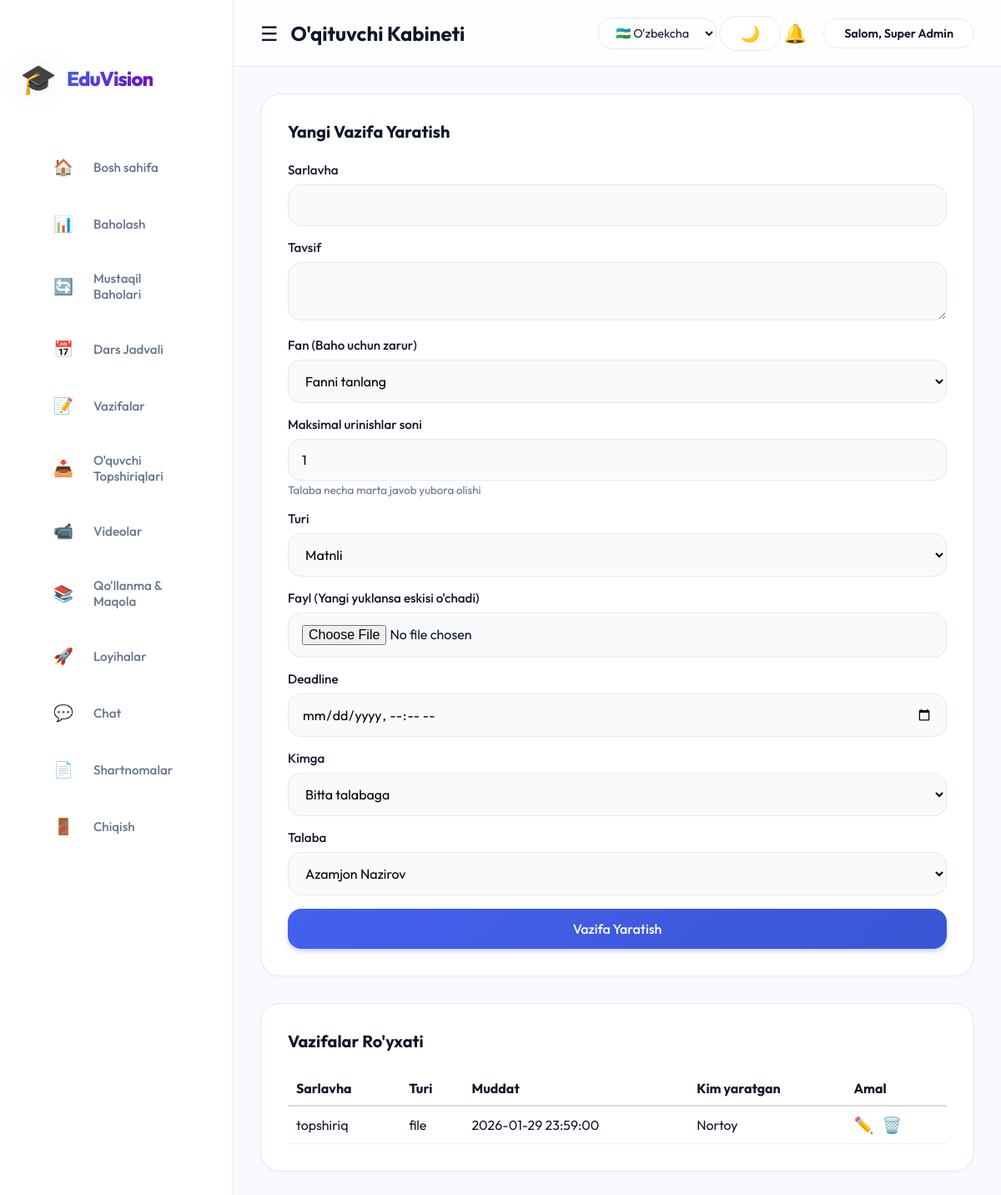
/teacher/tasks.php (signed in), run on the app's committed database.
### tables this page shows
CREATE TABLE `tasks` (
  `id` int(11) NOT NULL,
  `title` varchar(255) NOT NULL,
  `description` text,
  `type` enum('text','image','file') NOT NULL DEFAULT 'text',
  `file_path` varchar(255) DEFAULT NULL,
  `deadline` datetime DEFAULT NULL,
  `created_by` int(11) DEFAULT NULL,
  `created_at` timestamp NULL DEFAULT CURRENT_TIMESTAMP,
  `max_attempts` int(11) DEFAULT '1',
  `subject_id` int(11) DEFAULT NULL
);

CREATE TABLE `users` (
  `id` int(11) NOT NULL,
  `name` varchar(100) NOT NULL,
  `email` varchar(100) NOT NULL,
  `password` varchar(255) NOT NULL,
  `role` enum('admin','student','teacher') NOT NULL,
  `created_at` timestamp NULL DEFAULT CURRENT_TIMESTAMP,
  `status` enum('active','pending') NOT NULL DEFAULT 'pending'
);

### teacher/tasks.php (the view, shortened to what this page needs)
<?php
require '../config/db.php';
$db_error = false;
try {
    $pdo->query("SELECT created_by FROM tasks LIMIT 1");
} catch (PDOException $e) {
    if ($e->getCode() == '42S22') { $db_error = true; }
}
$edit_task = null;
$current_assign = null;
$students = $pdo->query("SELECT * FROM users WHERE role = 'student'")->fetchAll();
if ($db_error) {
    $tasks = $pdo->query("SELECT t.*, 'Admin' as creator_name FROM tasks t ORDER BY t.id DESC")->fetchAll();
} else {
    $tasks = $pdo->query("SELECT t.*, u.name as creator_name FROM tasks t LEFT JOIN users u ON t.created_by = u.id ORDER BY t.id DESC")->fetchAll();
}
?>
<!DOCTYPE html>
<html lang="uz">
<head>
    <link rel="stylesheet" href="../assets/css/style.css">
</head>
<body>
    <?php include ($_SESSION['role'] == 'admin' ? 'sidebar.php' : '../teacher/sidebar.php'); ?>
    <div class="main-content">
        <div class="card">
            <h3><?= $edit_task ? 'Vazifani Tahrirlash' : 'Yangi Vazifa Yaratish' ?></h3>
            <form method="POST" enctype="multipart/form-data">
                <div class="form-group">
                    <label>Sarlavha</label>
                    <input type="text" name="title" class="form-control" value="<?= $edit_task ? htmlspecialchars($edit_task['title']) : '' ?>" required>
                </div>
                <div class="form-group">
                    <label>Tavsif</label>
                    <textarea name="description" class="form-control" required><?= $edit_task ? htmlspecialchars($edit_task['description']) : '' ?></textarea>
                </div>
                <div class="form-group">
                    <label>Fan (Baho uchun zarur)</label>
                    <select name="subject_id" class="form-control" required>
                        <option value="">Fanni tanlang</option>
                    </select>
                </div>
                <div class="form-group">
                    <label>Maksimal urinishlar soni</label>
                    <input type="number" name="max_attempts" class="form-control" value="<?= $edit_task ? $edit_task['max_attempts'] : '1' ?>" min="1" max="10">
                    <small style="color: var(--text-light);">Talaba necha marta javob yubora olishi</small>
                </div>
                <div class="form-group">
                    <label>Turi</label>
                    <select name="type" class="form-control">
                        <option value="text" <?= ($edit_task && $edit_task['type'] == 'text') ? 'selected' : '' ?>>Matnli</option>
                    </select>
                </div>
                <div class="form-group">
                    <label>Fayl (Yangi yuklansa eskisi o'chadi)</label>
                    <input type="file" name="task_file" class="form-control">
                </div>
                <div class="form-group">
                    <label>Deadline</label>
                    <input type="datetime-local" name="deadline" class="form-control" value="<?= $edit_task ? date('Y-m-d\TH:i', strtotime($edit_task['deadline'])) : '' ?>" required>
                </div>
                <div class="form-group">
                    <label>Kimga</label>
                    <select name="assign_type" id="assign_type" class="form-control" onchange="toggleAssign()">
                        <option value="user" <?= ($current_assign && $current_assign['user_id']) ? 'selected' : '' ?>>Bitta talabaga</option>
                    </select>
                </div>
                <div class="form-group" id="user_select_container" style="<?= ($current_assign && $current_assign['group_id']) ? 'display:none;' : '' ?>">
                    <label>Talaba</label>
                    <select name="assign_id_user" id="user_select" class="form-control">
                        <?php foreach ($students as $student): ?>
                            <option value="<?= $student['id'] ?>" <?= ($current_assign && $current_assign['user_id'] == $student['id']) ? 'selected' : '' ?>><?= htmlspecialchars($student['name']) ?></option>
                        <?php endforeach; ?>
                    </select>
                </div>
                <div style="display: flex; gap: 10px;">
                    <button type="submit" name="<?= $edit_task ? 'update_task' : 'create_task' ?>" class="btn">
                        <?= $edit_task ? 'Saqlash' : 'Vazifa Yaratish' ?>
                    </button>
                </div>
            </form>
        </div>
        <div class="card">
            <h3>Vazifalar Ro'yxati</h3>
            <div style="overflow-x: auto;">
                <table style="width: 100%; border-collapse: collapse;">
                    <thead>
                        <tr style="text-align: left; border-bottom: 2px solid #ddd;">
                            <th style="padding: 10px;">Sarlavha</th>
                            <th style="padding: 10px;">Turi</th>
                            <th style="padding: 10px;">Muddat</th>
                            <th style="padding: 10px;">Kim yaratgan</th>
                            <th style="padding: 10px;">Amal</th>
                        </tr>
                    </thead>
                    <tbody>
                        <?php foreach ($tasks as $task): ?>
                            <tr style="border-bottom: 1px solid #eee;">
                                <td style="padding: 10px;"><?= htmlspecialchars($task['title']) ?></td>
                                <td style="padding: 10px;"><?= $task['type'] ?></td>
                                <td style="padding: 10px;"><?= $task['deadline'] ?></td>
                                <td style="padding: 10px;"><?= htmlspecialchars($task['creator_name']) ?></td>
                                <td style="padding: 10px; display: flex; gap: 10px;">
                                    <a href="?edit=<?= $task['id'] ?>" title="Tahrirlash" style="text-decoration: none; font-size: 1.2rem;">✏️</a>
                                    <form method="POST" onsubmit="return confirm('O\'chirilsinmi?');">
                                        <button type="submit" name="delete_task" style="color: red; border: none; background: none; cursor: pointer; font-size: 1.2rem;">🗑️</button>
                                    </form>
                                </td>
                            </tr>
                        <?php endforeach; ?>
                    </tbody>
                </table>
            </div>
        </div>
    </div>
</body>
</html>

### assets/css/style.css (style rules this page uses)
:root { --primary-color: #4361ee; --primary-hover: #3a56d4; --primary-soft: rgba(67, 97, 238, 0.1); --secondary-color: #f8faff; --sidebar-bg: #ffffff; --sidebar-text: #64748b; --sidebar-active: #4361ee; --sidebar-active-bg: rgba(67, 97, 238, 0.08); --text-dark: #0f172a; --text-light: #64748b; --danger: #ef4444; --success: #10b981; --warning: #f59e0b; --white: #ffffff; --border-color: #e2e8f0; --bg-card: #ffffff; --glass-bg: rgba(255, 255, 255, 0.7); --glass-border: rgba(255, 255, 255, 0.3); --shadow-sm: 0 2px 4px rgba(0, 0, 0, 0.02); --shadow-md: 0 10px 15px -3px rgba(0, 0, 0, 0.05); --shadow-lg: 0 20px 25px -5px rgba(0, 0, 0, 0.08); --shadow-premium: 0 20px 40px -10px rgba(67, 97, 238, 0.2); --radius-md: 16px; --radius-lg: 24px; --sidebar-width: 280px; --header-height: 80px; }
* { margin: 0; padding: 0; box-sizing: border-box; font-family: 'Outfit', sans-serif; }
body { background-color: var(--secondary-color); color: var(--text-dark); display: flex; min-height: 100vh; font-size: 16px; }
.form-group { margin-bottom: 1rem; }
.form-group label { display: block; margin-bottom: 0.5rem; color: var(--text-dark); font-weight: 500; font-size: 0.95rem; }
.form-control { width: 100%; padding: 0.875rem 1rem; border: 1px solid #e2e8f0; border-radius: var(--radius-md); font-size: 1rem; transition: all 0.2s; background: #f8fafc; }
.btn { display: inline-flex; justify-content: center; align-items: center; padding: 0.875rem 2rem; background: linear-gradient(135deg, var(--primary-color), var(--primary-hover)); color: white; border: none; border-radius: var(--radius-md); cursor: pointer; text-decoration: none; font-size: 1rem; font-weight: 500; transition: all 0.3s ease; width: 100%; box-shadow: 0 4px 6px -1px rgba(67, 97, 238, 0.3); }
.main-content { margin-left: var(--sidebar-width); width: calc(100% - var(--sidebar-width)); padding: 2rem; margin-top: var(--header-height); }
.card { background: white; padding: 2rem; border-radius: var(--radius-lg); box-shadow: var(--shadow-sm); margin-bottom: 2rem; border: 1px solid #e2e8f0; transition: all 0.3s ease; }
.card h3 { margin-bottom: 1.5rem; font-weight: 700; color: var(--text-dark); font-size: 1.25rem; display: flex; align-items: center; justify-content: space-between; }

### data on the page
tasks: title "topshiriq", type "file", deadline "2026-01-29 23:59:00", created_by.name "Nortoy"

### other printed values
$lang['system_title'] "EduVision"
$lang['home'] "Bosh sahifa"
$lang['videos'] "Videolar"
$lang['manuals'] "Qo'llanma & Maqola"
$lang['projects'] "Loyihalar"
$lang['logout'] "Chiqish"
$lang['welcome'] "Salom"
$_SESSION['name'] "Super Admin"
form field assign_id_user "Azamjon Nazirov"
